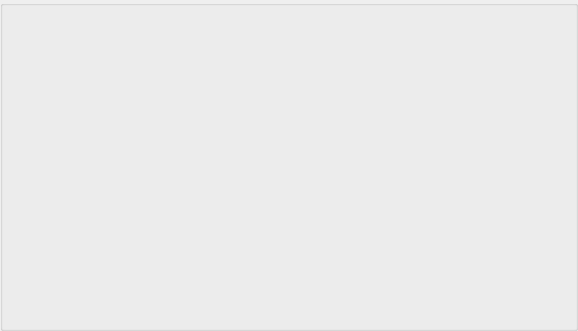
<?xml version="1.0" encoding="UTF-8"?>
<ui version="4.0">
 <class>UserMainWid</class>
 <widget class="QWidget" name="UserMainWid">
  <property name="geometry">
   <rect>
    <x>0</x>
    <y>0</y>
    <width>578</width>
    <height>331</height>
   </rect>
  </property>
  <property name="windowTitle">
   <string>Form</string>
  </property>
  <layout class="QGridLayout" name="gridLayout">
   <property name="leftMargin">
    <number>0</number>
   </property>
   <property name="topMargin">
    <number>0</number>
   </property>
   <property name="rightMargin">
    <number>0</number>
   </property>
   <property name="bottomMargin">
    <number>0</number>
   </property>
   <item row="0" column="0">
    <widget class="QGroupBox" name="groupBox">
     <property name="title">
      <string/>
     </property>
    </widget>
   </item>
  </layout>
 </widget>
 <resources/>
 <connections/>
</ui>
